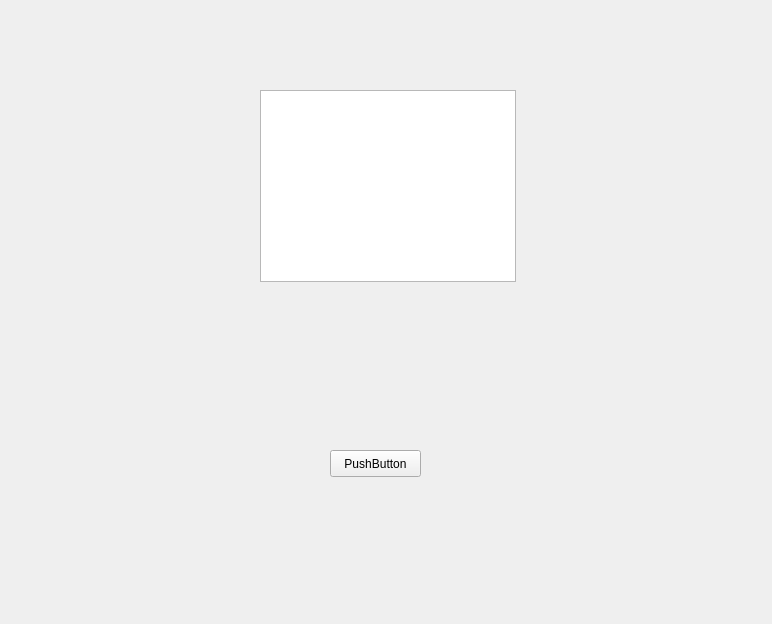
<?xml version="1.0" encoding="UTF-8"?>
<ui version="4.0">
 <class>Form</class>
 <widget class="QWidget" name="Form">
  <property name="geometry">
   <rect>
    <x>0</x>
    <y>0</y>
    <width>772</width>
    <height>624</height>
   </rect>
  </property>
  <property name="windowTitle">
   <string>Form</string>
  </property>
  <widget class="QPushButton" name="pushButton">
   <property name="geometry">
    <rect>
     <x>330</x>
     <y>450</y>
     <width>91</width>
     <height>27</height>
    </rect>
   </property>
   <property name="text">
    <string>PushButton</string>
   </property>
  </widget>
  <widget class="QListView" name="listView">
   <property name="geometry">
    <rect>
     <x>260</x>
     <y>90</y>
     <width>256</width>
     <height>192</height>
    </rect>
   </property>
  </widget>
 </widget>
 <resources/>
 <connections/>
</ui>
